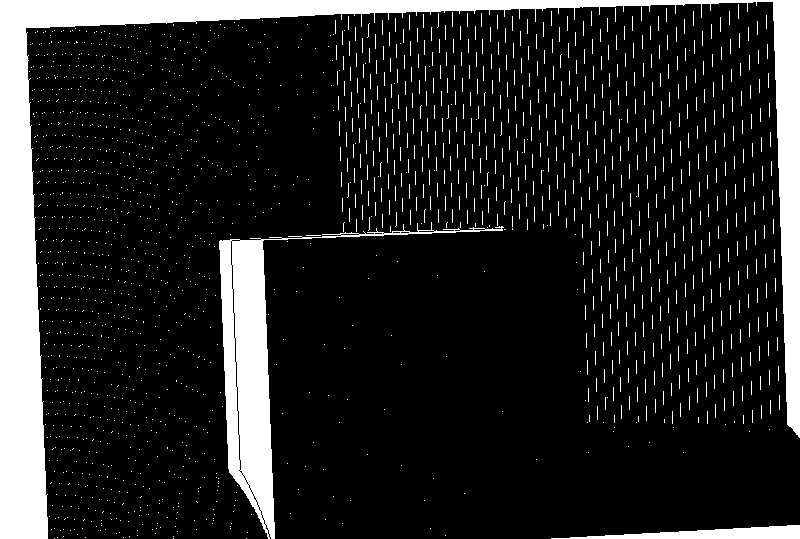
%> input picture kmeans_fill/mask.png, 800 x 539 px
$ octave main_test_kmeans.m   (GNU Octave 9; MATLAB toolbox functions it lacks are replaced by stand-ins)
%> lines starting %> are read from the running program, lines starting %| are printed output that depends on the picture; in (x1, y1, x2, y2) boxes, pixels count from 0 and x2, y2 are one past the last pixel; in counts of white or black regions, pixels touching at a corner belong together; the program's own positions count from 1
### estimation_inpainting/getpatch.m
%---------------------------------------------------------------------
% Returns the indices for a 2w+1x2w+1 patch centered at pixel p.
%---------------------------------------------------------------------
function [Hp,rows,cols] = getpatch(sz,p, w)
	% Returns the indices for a 2w+1x2w+1 patch centered at pixel p.
	% [x,y] = ind2sub(sz,p);  % 2*w+1 == the patch size
	p = p-1; y=floor(p/sz(1))+1; p=rem(p,sz(1)); x=floor(p)+1;
	rows = max(x-w,1):min(x+w,sz(1));
	cols = (max(y-w,1):min(y+w,sz(2)))';
	Hp = sub2ndx(rows,cols,sz(1));
end


%---------------------------------------------------------------------
% Converts the (rows,cols) subscript-style indices to Matlab index-style
% indices.  Unforunately, 'sub2ind' cannot be used for this.
%---------------------------------------------------------------------
function N = sub2ndx(rows,cols,nTotalRows)
	X = rows(ones(length(cols),1),:);
	Y = cols(:,ones(1,length(rows)));
	N = X+(Y-1)*nTotalRows;
end

### kmeans_fill/load_plan.m
function plan = load_plan(img, i)


	[nCol nRow] = size(img);


	region_img = im2double(imread(['plan' int2str(i) '.png']));
	cord_points_region = find(region_img(:,:,2) > 0.0);

	[x y]=ind2sub(size(img), cord_points_region);

	z = reshape(img(cord_points_region),length(cord_points_region),1);
	[dx dy] = gradient(img);
	dx = dx(cord_points_region);
	dy = dy(cord_points_region);
	points = [z ones(length(cord_points_region), 1)];
	n_parse = points\(-dx.*x-dy.*y);


	plan.n = [mean(dx) mean(dy) n_parse(1) n_parse(2)];
	plan.points = cord_points_region;


end

### kmeans_fill/main_test_kmeans.m
clear all;
close all;
addpath('../estimation');


patch_size = 5;

% Estimation done. Load it:
mask = im2double(imread('mask.png'));
%> mask: size 539x800 double; values 0 (black) and 1 (white), 14.5% white; 1781 white regions (1778 under 20 px), largest, box (x1, y1, x2, y2) and area: (0, 0, 800, 539) 38965, (219, 222, 504, 539) 12056, (551, 525, 800, 539) 1830
imholes = zeros(size(mask));
im = im2double(imread('result.png'));
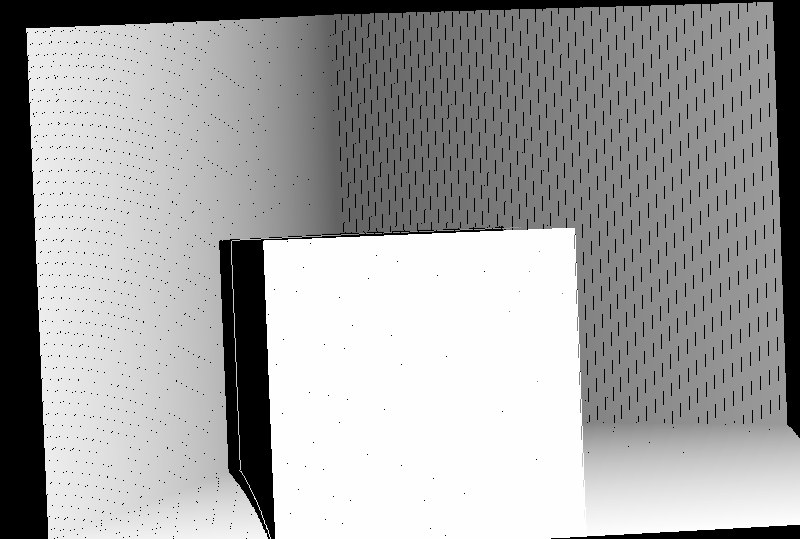
%> input picture kmeans_fill/result.png, 800 x 539 px
%> im: size 539x800 double; min 0, max 1, mean 0.639
[nCol nRow] = size(im);
%> nCol = 539; nRow = 800

pointToFill = find(mask > 0);
%> pointToFill = 62705 values from 1 to 431200

for i=1:length(pointToFill)
	Hp = getpatch([nCol nRow], pointToFill(i), patch_size);
	Hp = Hp( mask(Hp) < 1 );
	if length(Hp) > (patch_size^2)*0.9
		im(pointToFill(i)) = mean(im(Hp));
	else
		imholes(pointToFill(i)) = 1.0;
	end
end
%> this loop made 62705 passes
%> rows in getpatch on passes 1 to 3: [1 2 3 4 5 6], [1 2 3 4 5 6 7], [1 2 3 4 5 6 7 8]
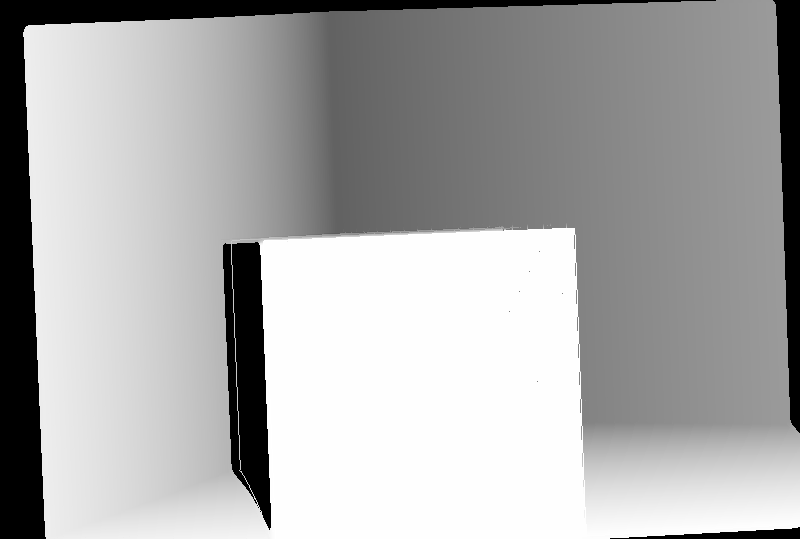
%> im: size 539x800 double; min 0, max 1, mean 0.668
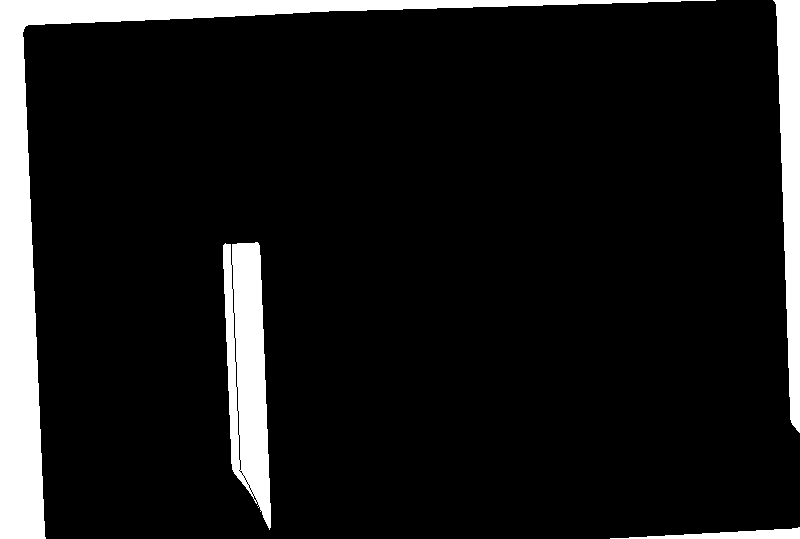
%> imholes: size 539x800 double; values 0 (black) and 1 (white), 10.2% white; 4 white regions, box (x1, y1, x2, y2) and area: (0, 0, 716, 539) 26267, (223, 242, 271, 530) 9278, (773, 0, 800, 433) 7176, (610, 527, 800, 539) 1085
%figure; imshow(im);
imfinal = im;
[components nbComp] = bwlabeln(imholes);
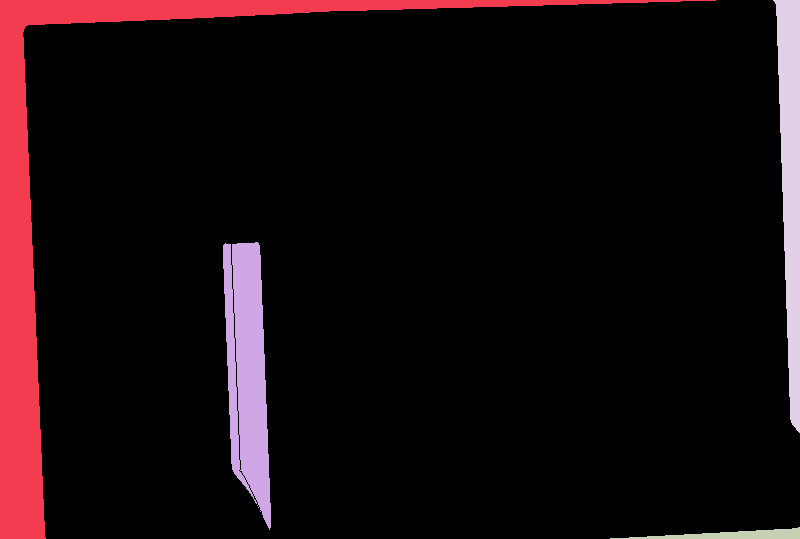
%> components: size 539x800 double; 5 distinct labels, from 0 to 4; one colour per label, 0 black
%> nbComp = 4
 for j = 1:nbComp;
 	cord_points_region = find(components == j);
%> cord_points_region = 26267 values from 1 to 385386
 	mask = ones(size(im));
 	mask(cord_points_region) = 0.0;
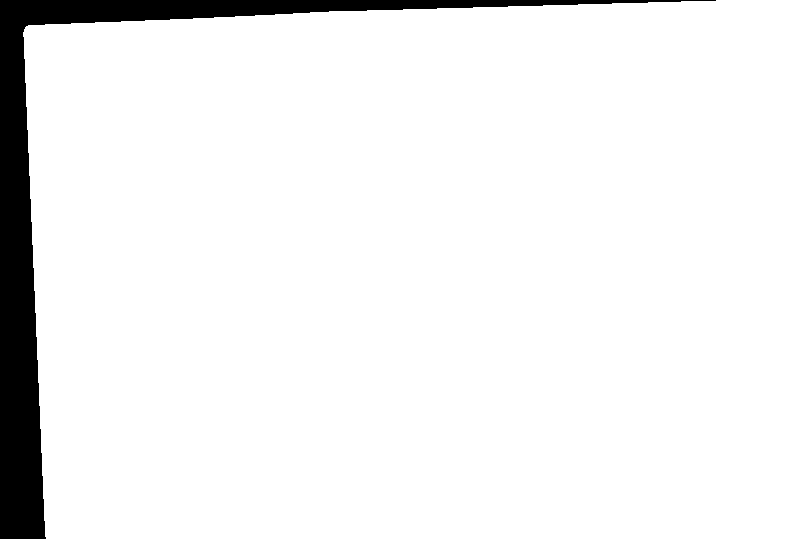
%> mask: size 539x800 double; values 0 (black) and 1 (white), 93.9% white; 1 black region, box (x1, y1, x2, y2) and area: (0, 0, 716, 539) 26267
 	fillRegion = ~mask;
 	%tmp = inpainting(im, mask);
 	plan = load_plan(im, j);
%> the run ends on the next line
